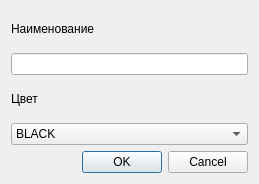
<?xml version="1.0" encoding="UTF-8"?>
<ui version="4.0">
 <class>settingsadd</class>
 <widget class="QDialog" name="settingsadd">
  <property name="geometry">
   <rect>
    <x>0</x>
    <y>0</y>
    <width>259</width>
    <height>184</height>
   </rect>
  </property>
  <property name="windowTitle">
   <string>Dialog</string>
  </property>
  <layout class="QGridLayout" name="gridLayout">
   <item row="3" column="0">
    <widget class="QLabel" name="label">
     <property name="text">
      <string>Цвет</string>
     </property>
    </widget>
   </item>
   <item row="6" column="0">
    <widget class="QDialogButtonBox" name="buttonBox">
     <property name="orientation">
      <enum>Qt::Horizontal</enum>
     </property>
     <property name="standardButtons">
      <set>QDialogButtonBox::Cancel|QDialogButtonBox::Ok</set>
     </property>
    </widget>
   </item>
   <item row="2" column="0">
    <widget class="QLineEdit" name="name"/>
   </item>
   <item row="4" column="0">
    <widget class="QComboBox" name="comboBox">
     <property name="styleSheet">
      <string notr="true"/>
     </property>
     <item>
      <property name="text">
       <string>BLACK</string>
      </property>
     </item>
     <item>
      <property name="text">
       <string>RED</string>
      </property>
     </item>
     <item>
      <property name="text">
       <string>GREEN</string>
      </property>
     </item>
     <item>
      <property name="text">
       <string>BLUE</string>
      </property>
     </item>
    </widget>
   </item>
   <item row="1" column="0">
    <widget class="QLabel" name="label_2">
     <property name="text">
      <string>Наименование</string>
     </property>
    </widget>
   </item>
  </layout>
 </widget>
 <resources/>
 <connections>
  <connection>
   <sender>buttonBox</sender>
   <signal>accepted()</signal>
   <receiver>settingsadd</receiver>
   <slot>accept()</slot>
   <hints>
    <hint type="sourcelabel">
     <x>248</x>
     <y>254</y>
    </hint>
    <hint type="destinationlabel">
     <x>157</x>
     <y>274</y>
    </hint>
   </hints>
  </connection>
  <connection>
   <sender>buttonBox</sender>
   <signal>rejected()</signal>
   <receiver>settingsadd</receiver>
   <slot>reject()</slot>
   <hints>
    <hint type="sourcelabel">
     <x>316</x>
     <y>260</y>
    </hint>
    <hint type="destinationlabel">
     <x>286</x>
     <y>274</y>
    </hint>
   </hints>
  </connection>
 </connections>
</ui>
